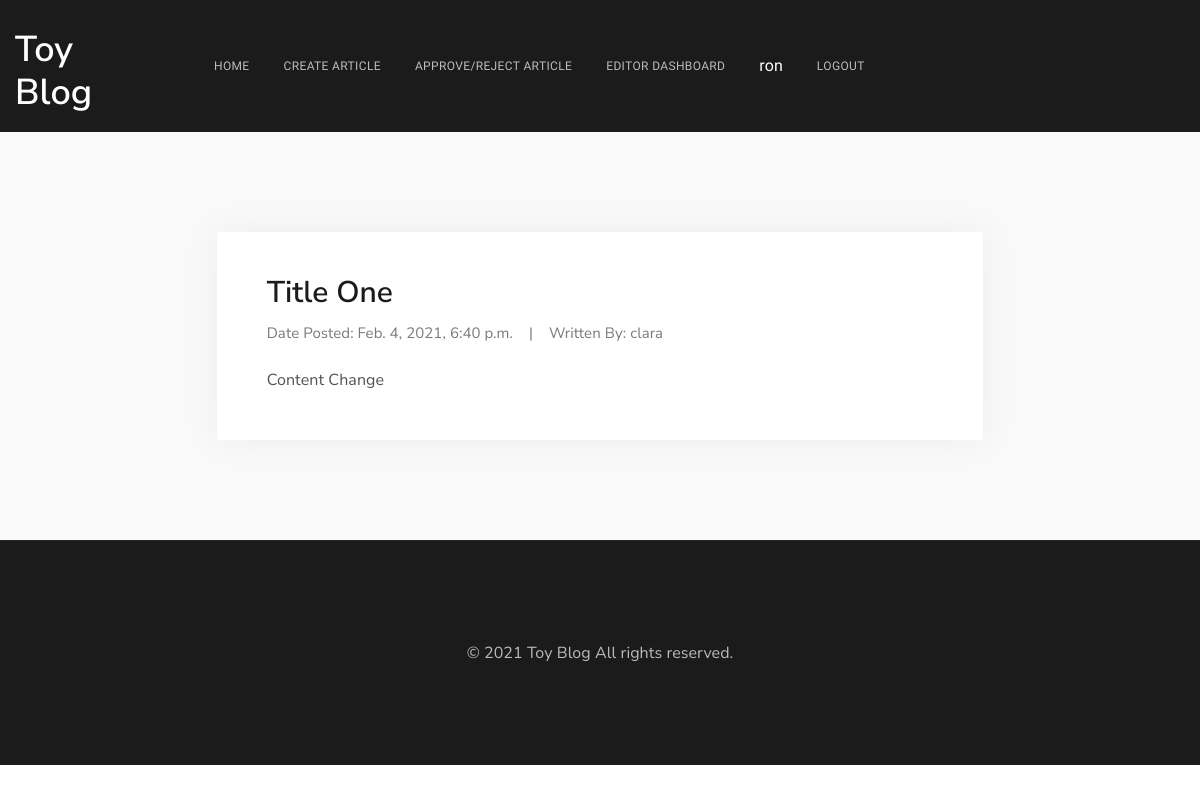
Screenshot of /article/1/ (signed in) with the database file from the repository.
### blog/models.py (models this page shows, shortened)
class Writer(models.Model):
    name = models.OneToOneField(User, on_delete = models.CASCADE)
    is_editor = models.BooleanField(default=False)
    def __str__(self):
        return f"{self.name.username}"

class Article(models.Model):
    title = models.CharField(max_length=255)
    content = models.TextField()
    created_at = models.DateTimeField(auto_now_add=True)
    status = models.CharField(max_length=50, default='APPROVED')
    written_by = models.ForeignKey(Writer, on_delete=models.CASCADE, null=True,related_name="article_writer")
    edited_by = models.ForeignKey(Writer, on_delete=models.CASCADE, null=True, related_name="article_editor")

### blog/views.py (the view)
# urls.py: path('article/<int:pk>/', views.article_detail_view, name="article-detail"),
@login_required(login_url='login')
def article_detail_view(request, pk):
    article = get_object_or_404(Article, pk=pk)
    context = {
        'article':article,
    }
    return render(request, 'article-detail.html', context)

### templates/article-detail.html
{% extends "base.html" %}
{% load static %}
{% block content %}
<div class="dx-box-1 pb-100 bg-grey-6">
    <div class="container">
        <div class="row vertical-gap md-gap">
            <div class="offset-lg-2 col-lg-8">
                <div class="dx-blog-post dx-box dx-box-decorated">
                    <div class="dx-blog-post-box">
                        <h1 class="h3 dx-blog-post-title">{{ article.title }}</h1>
                        <ul class="dx-blog-post-info">
                            <li>Date Posted: {{ article.created_at }}</li>
                            |
                            <li>Written By: {{ article.written_by }}</li>
                        </ul>
                        <p class="mnb-2">{{ article.content }}</p>
                    </div>
                </div>
               </div>
            </div>
    </div>
</div>
{% endblock content %}

### templates/header.html (shortened to what this page needs)
{% load static %}
<html lang="en">
<head>
    <link rel="stylesheet" href="{% static 'vendor/bootstrap/dist/css/bootstrap.min.css' %}">
    <link rel="stylesheet" href="{% static 'css/main.css' %}">
    <link rel="stylesheet" href="{% static 'css/custom.css' %}">
</head>
<body>
    <nav
        class="dx-navbar dx-navbar-top dx-navbar-collapse dx-navbar-sticky dx-navbar-expand-lg dx-navbar-dropdown-triangle dx-navbar-autohide">
        <div class="container">
            <a href="{% url 'index' %}" class="dx-nav-logo">
                <h2 class="text-white" style="margin-top:0px; padding-top:10px; margin-bottom:0;">Toy Blog</h2>
            </a>
            <div class="dx-navbar-content">
                <ul class="dx-nav dx-nav-align-left">
                    <li class="dx-drop-item">
                        <a href="{% url 'index' %}">
                            Home
                        </a>
                    </li>
                    <li class="dx-drop-item">
                        <a href="{% url 'article-create' %}">
                            Create Article
                        </a>
                    </li>
                    <li class="dx-drop-item">
                        <a href="{% url 'article-approval' %}">
                            Approve/Reject Article
                        </a>
                    </li>
                    <li class="dx-drop-item">
                        <a href="{% url 'articles-edited' %}">
                            Editor Dashboard
                        </a>
                    </li>
                    {% if not request.user.is_authenticated %}
                    <li class="dx-drop-item">
                        <a href="{% url 'register' %}">
                            Register
                        </a>
                    </li>
                    <li class="dx-drop-item">
                        <a href="{% url 'login' %}">
                            Login
                        </a>
                    </li>
                    {% else %}
                    <li class="dx-drop-item" style="color: white;">
                        {{ request.user.writer.name }}
                    </li>
                    <li class="dx-drop-item">
                        <a href="{% url 'logout' %}">
                            Logout
                        </a>
                    </li>
                    {% endif %}
                </ul>
            </div>
        </div>
    </nav>

### static/css/custom.css (style rules this page uses)
body { overflow-x: hidden !important; }
.dx-blog-post .dx-blog-post-box { padding-left: 50px; padding-right: 50px; }

### rows the page displays
Article: title "Title One", created_at "Feb. 4, 2021, 6:40 p.m.", written_by "clara", content "Content Change"

### other values shown
{{ request.user.writer.name }} "ron"
